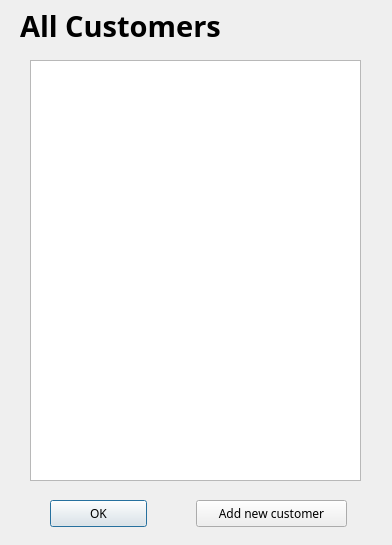
<?xml version="1.0" encoding="UTF-8"?>
<ui version="4.0">
 <class>CustomerIndex</class>
 <widget class="QDialog" name="CustomerIndex">
  <property name="geometry">
   <rect>
    <x>0</x>
    <y>0</y>
    <width>392</width>
    <height>545</height>
   </rect>
  </property>
  <property name="font">
   <font>
    <family>Sans Serif</family>
   </font>
  </property>
  <property name="windowTitle">
   <string>Customer Index</string>
  </property>
  <widget class="QPushButton" name="pushButton_ok">
   <property name="geometry">
    <rect>
     <x>50</x>
     <y>500</y>
     <width>97</width>
     <height>27</height>
    </rect>
   </property>
   <property name="font">
    <font>
     <family>Sans Serif</family>
    </font>
   </property>
   <property name="text">
    <string>OK</string>
   </property>
  </widget>
  <widget class="QPushButton" name="pushButton_addNewCustomer">
   <property name="geometry">
    <rect>
     <x>196</x>
     <y>500</y>
     <width>151</width>
     <height>27</height>
    </rect>
   </property>
   <property name="font">
    <font>
     <family>Sans Serif</family>
    </font>
   </property>
   <property name="text">
    <string>Add new customer</string>
   </property>
  </widget>
  <widget class="QLabel" name="label_allCustomersTitle">
   <property name="geometry">
    <rect>
     <x>20</x>
     <y>10</y>
     <width>341</width>
     <height>31</height>
    </rect>
   </property>
   <property name="font">
    <font>
     <family>Sans Serif</family>
     <pointsize>22</pointsize>
     <weight>75</weight>
     <bold>true</bold>
    </font>
   </property>
   <property name="text">
    <string>All Customers</string>
   </property>
  </widget>
  <widget class="QListWidget" name="listWidget">
   <property name="geometry">
    <rect>
     <x>30</x>
     <y>60</y>
     <width>331</width>
     <height>421</height>
    </rect>
   </property>
  </widget>
 </widget>
 <resources/>
 <connections/>
</ui>
